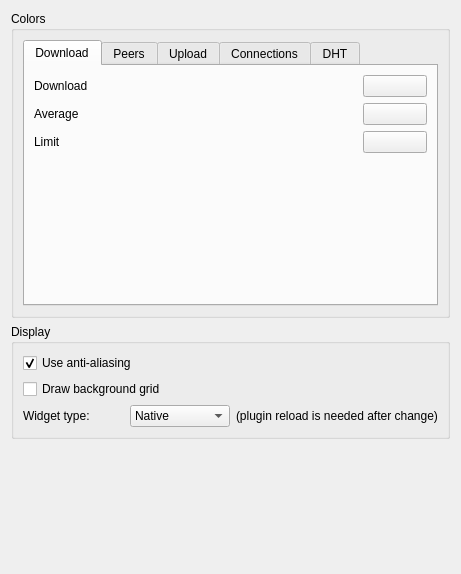
<?xml version="1.0" encoding="UTF-8"?>
<ui version="4.0">
 <class>DisplaySettingsWgt</class>
 <widget class="QWidget" name="DisplaySettingsWgt">
  <property name="geometry">
   <rect>
    <x>0</x>
    <y>0</y>
    <width>461</width>
    <height>574</height>
   </rect>
  </property>
  <layout class="QVBoxLayout">
   <item>
    <widget class="QGroupBox" name="ColorsGbw">
     <property name="title">
      <string>Colors</string>
     </property>
     <layout class="QVBoxLayout">
      <item>
       <widget class="QTabWidget" name="ColorsTbw">
        <property name="currentIndex">
         <number>0</number>
        </property>
        <widget class="QWidget" name="tab">
         <attribute name="title">
          <string comment="Noun">Download</string>
         </attribute>
         <layout class="QVBoxLayout">
          <item>
           <layout class="QVBoxLayout">
            <item>
             <layout class="QHBoxLayout">
              <item>
               <widget class="QLabel" name="label_8">
                <property name="text">
                 <string>Download</string>
                </property>
                <property name="buddy">
                 <cstring>kcfg_DlSpdColor</cstring>
                </property>
               </widget>
              </item>
              <item>
               <widget class="KColorButton" name="kcfg_DlSpdColor">
                <property name="sizePolicy">
                 <sizepolicy hsizetype="Fixed" vsizetype="Fixed">
                  <horstretch>0</horstretch>
                  <verstretch>0</verstretch>
                 </sizepolicy>
                </property>
                <property name="maximumSize">
                 <size>
                  <width>64</width>
                  <height>32</height>
                 </size>
                </property>
                <property name="autoFillBackground">
                 <bool>true</bool>
                </property>
                <property name="text">
                 <string/>
                </property>
               </widget>
              </item>
             </layout>
            </item>
            <item>
             <layout class="QHBoxLayout">
              <item>
               <widget class="QLabel" name="label_9">
                <property name="text">
                 <string>Average</string>
                </property>
                <property name="buddy">
                 <cstring>kcfg_DlAvgColor</cstring>
                </property>
               </widget>
              </item>
              <item>
               <widget class="KColorButton" name="kcfg_DlAvgColor">
                <property name="sizePolicy">
                 <sizepolicy hsizetype="Fixed" vsizetype="Fixed">
                  <horstretch>0</horstretch>
                  <verstretch>0</verstretch>
                 </sizepolicy>
                </property>
                <property name="maximumSize">
                 <size>
                  <width>64</width>
                  <height>32</height>
                 </size>
                </property>
                <property name="autoFillBackground">
                 <bool>true</bool>
                </property>
                <property name="text">
                 <string/>
                </property>
                <property name="flat">
                 <bool>false</bool>
                </property>
               </widget>
              </item>
             </layout>
            </item>
            <item>
             <layout class="QHBoxLayout">
              <item>
               <widget class="QLabel" name="label_13">
                <property name="text">
                 <string>Limit</string>
                </property>
                <property name="buddy">
                 <cstring>kcfg_DlLimitColor</cstring>
                </property>
               </widget>
              </item>
              <item>
               <widget class="KColorButton" name="kcfg_DlLimitColor">
                <property name="sizePolicy">
                 <sizepolicy hsizetype="Fixed" vsizetype="Fixed">
                  <horstretch>0</horstretch>
                  <verstretch>0</verstretch>
                 </sizepolicy>
                </property>
                <property name="maximumSize">
                 <size>
                  <width>64</width>
                  <height>32</height>
                 </size>
                </property>
                <property name="autoFillBackground">
                 <bool>true</bool>
                </property>
                <property name="text">
                 <string/>
                </property>
                <property name="flat">
                 <bool>false</bool>
                </property>
               </widget>
              </item>
             </layout>
            </item>
           </layout>
          </item>
          <item>
           <spacer>
            <property name="orientation">
             <enum>Qt::Vertical</enum>
            </property>
            <property name="sizeHint" stdset="0">
             <size>
              <width>20</width>
              <height>40</height>
             </size>
            </property>
           </spacer>
          </item>
         </layout>
        </widget>
        <widget class="QWidget" name="tab_2">
         <attribute name="title">
          <string>Peers</string>
         </attribute>
         <layout class="QVBoxLayout">
          <item>
           <layout class="QGridLayout">
            <item row="0" column="0">
             <widget class="QLabel" name="label_14">
              <property name="text">
               <string>Average from leechers</string>
              </property>
              <property name="buddy">
               <cstring>kcfg_PrAvgFromLColor</cstring>
              </property>
             </widget>
            </item>
            <item row="0" column="1">
             <widget class="KColorButton" name="kcfg_PrAvgFromLColor">
              <property name="sizePolicy">
               <sizepolicy hsizetype="Fixed" vsizetype="Fixed">
                <horstretch>0</horstretch>
                <verstretch>0</verstretch>
               </sizepolicy>
              </property>
              <property name="maximumSize">
               <size>
                <width>64</width>
                <height>32</height>
               </size>
              </property>
              <property name="autoFillBackground">
               <bool>true</bool>
              </property>
              <property name="text">
               <string/>
              </property>
              <property name="flat">
               <bool>false</bool>
              </property>
             </widget>
            </item>
            <item row="1" column="0">
             <widget class="QLabel" name="label_19">
              <property name="text">
               <string>Average to leechers</string>
              </property>
              <property name="buddy">
               <cstring>kcfg_PrAvgToLColor</cstring>
              </property>
             </widget>
            </item>
            <item row="1" column="1">
             <widget class="KColorButton" name="kcfg_PrAvgToLColor">
              <property name="sizePolicy">
               <sizepolicy hsizetype="Fixed" vsizetype="Fixed">
                <horstretch>0</horstretch>
                <verstretch>0</verstretch>
               </sizepolicy>
              </property>
              <property name="maximumSize">
               <size>
                <width>64</width>
                <height>32</height>
               </size>
              </property>
              <property name="autoFillBackground">
               <bool>true</bool>
              </property>
              <property name="text">
               <string/>
              </property>
              <property name="flat">
               <bool>false</bool>
              </property>
             </widget>
            </item>
            <item row="2" column="0">
             <widget class="QLabel" name="label_20">
              <property name="text">
               <string>Average from seeds</string>
              </property>
              <property name="buddy">
               <cstring>kcfg_PrAvgFromSColor</cstring>
              </property>
             </widget>
            </item>
            <item row="2" column="1">
             <widget class="KColorButton" name="kcfg_PrAvgFromSColor">
              <property name="sizePolicy">
               <sizepolicy hsizetype="Fixed" vsizetype="Fixed">
                <horstretch>0</horstretch>
                <verstretch>0</verstretch>
               </sizepolicy>
              </property>
              <property name="maximumSize">
               <size>
                <width>64</width>
                <height>32</height>
               </size>
              </property>
              <property name="autoFillBackground">
               <bool>true</bool>
              </property>
              <property name="text">
               <string/>
              </property>
              <property name="flat">
               <bool>false</bool>
              </property>
             </widget>
            </item>
            <item row="3" column="0">
             <widget class="QLabel" name="label_21">
              <property name="text">
               <string>From leechers</string>
              </property>
              <property name="buddy">
               <cstring>kcfg_PrFromLColor</cstring>
              </property>
             </widget>
            </item>
            <item row="3" column="1">
             <widget class="KColorButton" name="kcfg_PrFromLColor">
              <property name="sizePolicy">
               <sizepolicy hsizetype="Fixed" vsizetype="Fixed">
                <horstretch>0</horstretch>
                <verstretch>0</verstretch>
               </sizepolicy>
              </property>
              <property name="maximumSize">
               <size>
                <width>64</width>
                <height>32</height>
               </size>
              </property>
              <property name="autoFillBackground">
               <bool>true</bool>
              </property>
              <property name="text">
               <string/>
              </property>
              <property name="flat">
               <bool>false</bool>
              </property>
             </widget>
            </item>
            <item row="4" column="0">
             <widget class="QLabel" name="label_22">
              <property name="text">
               <string>From seeds</string>
              </property>
              <property name="buddy">
               <cstring>kcfg_PrFromSColor</cstring>
              </property>
             </widget>
            </item>
            <item row="4" column="1">
             <widget class="KColorButton" name="kcfg_PrFromSColor">
              <property name="sizePolicy">
               <sizepolicy hsizetype="Fixed" vsizetype="Fixed">
                <horstretch>0</horstretch>
                <verstretch>0</verstretch>
               </sizepolicy>
              </property>
              <property name="maximumSize">
               <size>
                <width>64</width>
                <height>32</height>
               </size>
              </property>
              <property name="autoFillBackground">
               <bool>true</bool>
              </property>
              <property name="text">
               <string/>
              </property>
              <property name="flat">
               <bool>false</bool>
              </property>
             </widget>
            </item>
           </layout>
          </item>
          <item>
           <spacer>
            <property name="orientation">
             <enum>Qt::Vertical</enum>
            </property>
            <property name="sizeHint" stdset="0">
             <size>
              <width>20</width>
              <height>40</height>
             </size>
            </property>
           </spacer>
          </item>
         </layout>
        </widget>
        <widget class="QWidget" name="tab_3">
         <attribute name="title">
          <string>Upload</string>
         </attribute>
         <layout class="QVBoxLayout">
          <item>
           <layout class="QVBoxLayout">
            <item>
             <layout class="QHBoxLayout">
              <item>
               <widget class="QLabel" name="label_15">
                <property name="text">
                 <string>Upload</string>
                </property>
                <property name="buddy">
                 <cstring>kcfg_UlSpdColor</cstring>
                </property>
               </widget>
              </item>
              <item>
               <widget class="KColorButton" name="kcfg_UlSpdColor">
                <property name="sizePolicy">
                 <sizepolicy hsizetype="Fixed" vsizetype="Fixed">
                  <horstretch>0</horstretch>
                  <verstretch>0</verstretch>
                 </sizepolicy>
                </property>
                <property name="maximumSize">
                 <size>
                  <width>64</width>
                  <height>32</height>
                 </size>
                </property>
                <property name="autoFillBackground">
                 <bool>true</bool>
                </property>
                <property name="text">
                 <string/>
                </property>
                <property name="flat">
                 <bool>false</bool>
                </property>
               </widget>
              </item>
             </layout>
            </item>
            <item>
             <layout class="QHBoxLayout">
              <item>
               <widget class="QLabel" name="label_16">
                <property name="text">
                 <string>Average</string>
                </property>
                <property name="buddy">
                 <cstring>kcfg_UlAvgColor</cstring>
                </property>
               </widget>
              </item>
              <item>
               <widget class="KColorButton" name="kcfg_UlAvgColor">
                <property name="sizePolicy">
                 <sizepolicy hsizetype="Fixed" vsizetype="Fixed">
                  <horstretch>0</horstretch>
                  <verstretch>0</verstretch>
                 </sizepolicy>
                </property>
                <property name="maximumSize">
                 <size>
                  <width>64</width>
                  <height>32</height>
                 </size>
                </property>
                <property name="autoFillBackground">
                 <bool>true</bool>
                </property>
                <property name="text">
                 <string/>
                </property>
                <property name="flat">
                 <bool>false</bool>
                </property>
               </widget>
              </item>
             </layout>
            </item>
            <item>
             <layout class="QHBoxLayout">
              <item>
               <widget class="QLabel" name="label_17">
                <property name="text">
                 <string>Limit</string>
                </property>
                <property name="buddy">
                 <cstring>kcfg_UlLimitColor</cstring>
                </property>
               </widget>
              </item>
              <item>
               <widget class="KColorButton" name="kcfg_UlLimitColor">
                <property name="sizePolicy">
                 <sizepolicy hsizetype="Fixed" vsizetype="Fixed">
                  <horstretch>0</horstretch>
                  <verstretch>0</verstretch>
                 </sizepolicy>
                </property>
                <property name="maximumSize">
                 <size>
                  <width>64</width>
                  <height>32</height>
                 </size>
                </property>
                <property name="autoFillBackground">
                 <bool>true</bool>
                </property>
                <property name="text">
                 <string/>
                </property>
                <property name="flat">
                 <bool>false</bool>
                </property>
               </widget>
              </item>
             </layout>
            </item>
           </layout>
          </item>
          <item>
           <spacer>
            <property name="orientation">
             <enum>Qt::Vertical</enum>
            </property>
            <property name="sizeHint" stdset="0">
             <size>
              <width>20</width>
              <height>40</height>
             </size>
            </property>
           </spacer>
          </item>
         </layout>
        </widget>
        <widget class="QWidget" name="tab_4">
         <attribute name="title">
          <string>Connections</string>
         </attribute>
         <layout class="QVBoxLayout">
          <item>
           <layout class="QGridLayout">
            <item row="0" column="0">
             <widget class="QLabel" name="label_23">
              <property name="text">
               <string>Leechers connected</string>
              </property>
              <property name="buddy">
               <cstring>kcfg_CnLConnColor</cstring>
              </property>
             </widget>
            </item>
            <item row="0" column="1">
             <widget class="KColorButton" name="kcfg_CnLConnColor">
              <property name="sizePolicy">
               <sizepolicy hsizetype="Fixed" vsizetype="Fixed">
                <horstretch>0</horstretch>
                <verstretch>0</verstretch>
               </sizepolicy>
              </property>
              <property name="maximumSize">
               <size>
                <width>64</width>
                <height>32</height>
               </size>
              </property>
              <property name="autoFillBackground">
               <bool>true</bool>
              </property>
              <property name="text">
               <string/>
              </property>
              <property name="flat">
               <bool>false</bool>
              </property>
             </widget>
            </item>
            <item row="1" column="0">
             <widget class="QLabel" name="label_24">
              <property name="text">
               <string>Leechers in swarms</string>
              </property>
              <property name="buddy">
               <cstring>kcfg_CnLSwarmsColor</cstring>
              </property>
             </widget>
            </item>
            <item row="1" column="1">
             <widget class="KColorButton" name="kcfg_CnLSwarmsColor">
              <property name="sizePolicy">
               <sizepolicy hsizetype="Fixed" vsizetype="Fixed">
                <horstretch>0</horstretch>
                <verstretch>0</verstretch>
               </sizepolicy>
              </property>
              <property name="maximumSize">
               <size>
                <width>64</width>
                <height>32</height>
               </size>
              </property>
              <property name="autoFillBackground">
               <bool>true</bool>
              </property>
              <property name="text">
               <string/>
              </property>
              <property name="flat">
               <bool>false</bool>
              </property>
             </widget>
            </item>
            <item row="2" column="0">
             <widget class="QLabel" name="label_25">
              <property name="text">
               <string>Seeds connected</string>
              </property>
              <property name="buddy">
               <cstring>kcfg_CnSConnColor</cstring>
              </property>
             </widget>
            </item>
            <item row="2" column="1">
             <widget class="KColorButton" name="kcfg_CnSConnColor">
              <property name="sizePolicy">
               <sizepolicy hsizetype="Fixed" vsizetype="Fixed">
                <horstretch>0</horstretch>
                <verstretch>0</verstretch>
               </sizepolicy>
              </property>
              <property name="maximumSize">
               <size>
                <width>64</width>
                <height>32</height>
               </size>
              </property>
              <property name="autoFillBackground">
               <bool>true</bool>
              </property>
              <property name="text">
               <string/>
              </property>
              <property name="flat">
               <bool>false</bool>
              </property>
             </widget>
            </item>
            <item row="3" column="0">
             <widget class="QLabel" name="label_26">
              <property name="text">
               <string>Seeds  in swarms</string>
              </property>
              <property name="buddy">
               <cstring>kcfg_CnSSwarmsColor</cstring>
              </property>
             </widget>
            </item>
            <item row="3" column="1">
             <widget class="KColorButton" name="kcfg_CnSSwarmsColor">
              <property name="sizePolicy">
               <sizepolicy hsizetype="Fixed" vsizetype="Fixed">
                <horstretch>0</horstretch>
                <verstretch>0</verstretch>
               </sizepolicy>
              </property>
              <property name="maximumSize">
               <size>
                <width>64</width>
                <height>32</height>
               </size>
              </property>
              <property name="autoFillBackground">
               <bool>true</bool>
              </property>
              <property name="text">
               <string/>
              </property>
              <property name="flat">
               <bool>false</bool>
              </property>
             </widget>
            </item>
            <item row="4" column="0">
             <widget class="QLabel" name="label_27">
              <property name="text">
               <string>Average leechers connected per torrent</string>
              </property>
              <property name="buddy">
               <cstring>kcfg_CnAvgLConnPerTorrColor</cstring>
              </property>
             </widget>
            </item>
            <item row="4" column="1">
             <widget class="KColorButton" name="kcfg_CnAvgLConnPerTorrColor">
              <property name="sizePolicy">
               <sizepolicy hsizetype="Fixed" vsizetype="Fixed">
                <horstretch>0</horstretch>
                <verstretch>0</verstretch>
               </sizepolicy>
              </property>
              <property name="maximumSize">
               <size>
                <width>64</width>
                <height>32</height>
               </size>
              </property>
              <property name="autoFillBackground">
               <bool>true</bool>
              </property>
              <property name="text">
               <string/>
              </property>
              <property name="flat">
               <bool>false</bool>
              </property>
             </widget>
            </item>
            <item row="5" column="0">
             <widget class="QLabel" name="label_28">
              <property name="text">
               <string>Average seeds connected per torrent</string>
              </property>
              <property name="buddy">
               <cstring>kcfg_CnAvgSConnPerTorrColor</cstring>
              </property>
             </widget>
            </item>
            <item row="5" column="1">
             <widget class="KColorButton" name="kcfg_CnAvgSConnPerTorrColor">
              <property name="sizePolicy">
               <sizepolicy hsizetype="Fixed" vsizetype="Fixed">
                <horstretch>0</horstretch>
                <verstretch>0</verstretch>
               </sizepolicy>
              </property>
              <property name="maximumSize">
               <size>
                <width>64</width>
                <height>32</height>
               </size>
              </property>
              <property name="autoFillBackground">
               <bool>true</bool>
              </property>
              <property name="text">
               <string/>
              </property>
              <property name="flat">
               <bool>false</bool>
              </property>
             </widget>
            </item>
            <item row="6" column="0">
             <widget class="QLabel" name="label_29">
              <property name="text">
               <string>Avg. leechers connected per running torr.</string>
              </property>
              <property name="buddy">
               <cstring>kcfg_CnAvgLConnPerRunTorrColor</cstring>
              </property>
             </widget>
            </item>
            <item row="6" column="1">
             <widget class="KColorButton" name="kcfg_CnAvgLConnPerRunTorrColor">
              <property name="sizePolicy">
               <sizepolicy hsizetype="Fixed" vsizetype="Fixed">
                <horstretch>0</horstretch>
                <verstretch>0</verstretch>
               </sizepolicy>
              </property>
              <property name="maximumSize">
               <size>
                <width>64</width>
                <height>32</height>
               </size>
              </property>
              <property name="autoFillBackground">
               <bool>true</bool>
              </property>
              <property name="text">
               <string/>
              </property>
              <property name="flat">
               <bool>false</bool>
              </property>
             </widget>
            </item>
            <item row="7" column="0">
             <widget class="QLabel" name="label_30">
              <property name="text">
               <string>Avg. seeds connected per running torrent</string>
              </property>
              <property name="buddy">
               <cstring>kcfg_CnAvgSConnPerRunTorrColor</cstring>
              </property>
             </widget>
            </item>
            <item row="7" column="1">
             <widget class="KColorButton" name="kcfg_CnAvgSConnPerRunTorrColor">
              <property name="sizePolicy">
               <sizepolicy hsizetype="Fixed" vsizetype="Fixed">
                <horstretch>0</horstretch>
                <verstretch>0</verstretch>
               </sizepolicy>
              </property>
              <property name="maximumSize">
               <size>
                <width>64</width>
                <height>32</height>
               </size>
              </property>
              <property name="autoFillBackground">
               <bool>true</bool>
              </property>
              <property name="text">
               <string/>
              </property>
              <property name="flat">
               <bool>false</bool>
              </property>
             </widget>
            </item>
           </layout>
          </item>
         </layout>
        </widget>
        <widget class="QWidget" name="tab_5">
         <attribute name="title">
          <string>DHT</string>
         </attribute>
         <layout class="QGridLayout">
          <item row="0" column="0">
           <layout class="QVBoxLayout">
            <item>
             <layout class="QHBoxLayout">
              <item>
               <widget class="QLabel" name="label_31">
                <property name="text">
                 <string>Nodes</string>
                </property>
                <property name="buddy">
                 <cstring>kcfg_DhtNodesColor</cstring>
                </property>
               </widget>
              </item>
              <item>
               <widget class="KColorButton" name="kcfg_DhtNodesColor">
                <property name="sizePolicy">
                 <sizepolicy hsizetype="Fixed" vsizetype="Fixed">
                  <horstretch>0</horstretch>
                  <verstretch>0</verstretch>
                 </sizepolicy>
                </property>
                <property name="maximumSize">
                 <size>
                  <width>64</width>
                  <height>32</height>
                 </size>
                </property>
                <property name="autoFillBackground">
                 <bool>true</bool>
                </property>
                <property name="text">
                 <string/>
                </property>
                <property name="flat">
                 <bool>false</bool>
                </property>
               </widget>
              </item>
             </layout>
            </item>
            <item>
             <layout class="QHBoxLayout">
              <item>
               <widget class="QLabel" name="label_32">
                <property name="text">
                 <string>Tasks</string>
                </property>
                <property name="buddy">
                 <cstring>kcfg_DhtTasksColor</cstring>
                </property>
               </widget>
              </item>
              <item>
               <widget class="KColorButton" name="kcfg_DhtTasksColor">
                <property name="sizePolicy">
                 <sizepolicy hsizetype="Fixed" vsizetype="Fixed">
                  <horstretch>0</horstretch>
                  <verstretch>0</verstretch>
                 </sizepolicy>
                </property>
                <property name="maximumSize">
                 <size>
                  <width>64</width>
                  <height>32</height>
                 </size>
                </property>
                <property name="autoFillBackground">
                 <bool>true</bool>
                </property>
                <property name="text">
                 <string/>
                </property>
                <property name="flat">
                 <bool>false</bool>
                </property>
               </widget>
              </item>
             </layout>
            </item>
           </layout>
          </item>
          <item row="1" column="0">
           <spacer>
            <property name="orientation">
             <enum>Qt::Vertical</enum>
            </property>
            <property name="sizeHint" stdset="0">
             <size>
              <width>20</width>
              <height>40</height>
             </size>
            </property>
           </spacer>
          </item>
         </layout>
        </widget>
       </widget>
      </item>
     </layout>
    </widget>
   </item>
   <item>
    <widget class="QGroupBox" name="groupBox_3">
     <property name="title">
      <string>Display</string>
     </property>
     <layout class="QVBoxLayout">
      <item>
       <widget class="QCheckBox" name="kcfg_AntiAliasing">
        <property name="text">
         <string>Use anti-aliasing</string>
        </property>
        <property name="checked">
         <bool>true</bool>
        </property>
       </widget>
      </item>
      <item>
       <widget class="QCheckBox" name="kcfg_DrawBgdGrid">
        <property name="text">
         <string>Draw background grid</string>
        </property>
        <property name="checked">
         <bool>false</bool>
        </property>
       </widget>
      </item>
      <item>
       <layout class="QHBoxLayout">
        <item>
         <widget class="QLabel" name="label_18">
          <property name="text">
           <string>Widget type:</string>
          </property>
         </widget>
        </item>
        <item>
         <widget class="QComboBox" name="kcfg_WidgetType">
          <item>
           <property name="text">
            <string>Native</string>
           </property>
          </item>
          <item>
           <property name="text">
            <string>KDE</string>
           </property>
          </item>
         </widget>
        </item>
        <item>
         <widget class="QLabel" name="label_33">
          <property name="text">
           <string>(plugin reload is needed after change)</string>
          </property>
         </widget>
        </item>
       </layout>
      </item>
     </layout>
    </widget>
   </item>
   <item>
    <spacer>
     <property name="orientation">
      <enum>Qt::Vertical</enum>
     </property>
     <property name="sizeHint" stdset="0">
      <size>
       <width>20</width>
       <height>141</height>
      </size>
     </property>
    </spacer>
   </item>
  </layout>
 </widget>
 <customwidgets>
  <customwidget>
   <class>KColorButton</class>
   <extends>QPushButton</extends>
   <header>kcolorbutton.h</header>
  </customwidget>
 </customwidgets>
 <resources/>
 <connections/>
</ui>
